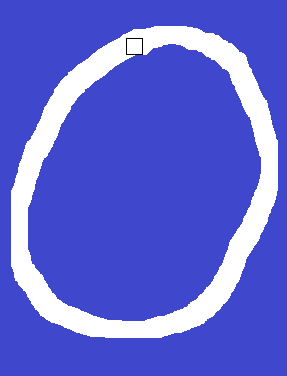
#> input picture LV6/Screenshot_6.png, 287 x 376 px
$ python Skripta_6_2.py
#> lines starting #> are read from the running program, lines starting #| are printed output that depends on the picture
from matplotlib import pyplot as plt
from skimage.transform import resize
from skimage import color
import matplotlib.image as mpimg
import numpy as np
import joblib
import os

# ucitaj sliku i prikazi ju
os.chdir("LV6")
filename = 'Screenshot_6.png'

img = mpimg.imread(filename)
#> img is the input picture: shape (376, 287, 4) float32; mean R, G, B, A 0.376, 0.406, 0.834, 1
img = color.rgb2gray(img)
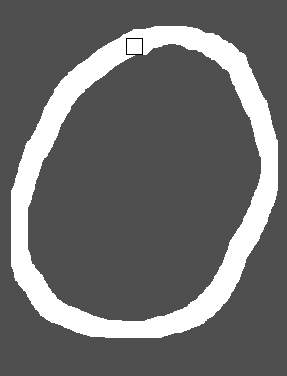
#> img: shape (376, 287) float32; min 0, max 1, mean 0.43
img = resize(img, (28, 28))
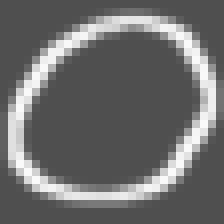
#> img: shape (28, 28) float32 (shown 8 times larger); min 0.312, max 0.984, mean 0.43

plt.figure()
plt.imshow(img, cmap=plt.get_cmap('gray'))
plt.show()


# TODO: prebacite sliku u vektor odgovarajuce velicine
img.resize(1,28*28)

# vrijednosti piksela kao float32
img = img.astype('float32')

# ucitavanje modela
filename = "NN_model.sav"
#> (the run stopped early here; a loop or call above may not have finished)

$ run again, with LV6/Screenshot_1.png copied over LV6/Screenshot_6.png
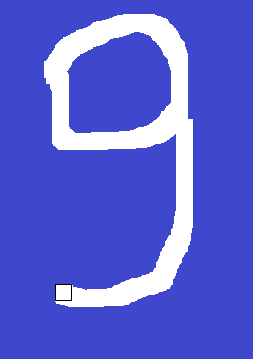
#> input picture LV6/Screenshot_1.png, 253 x 359 px
#> img is the input picture: shape (359, 253, 4) float32; mean R, G, B, A 0.358, 0.389, 0.829, 1
#> `img = color.rgb2gray(img)`:
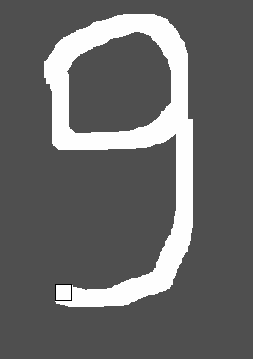
#> img: shape (359, 253) float32; min 0, max 1, mean 0.414
#> `img = resize(img, (28, 28))`:
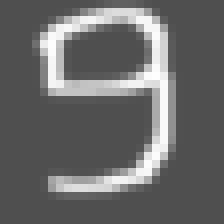
#> img: shape (28, 28) float32 (shown 8 times larger); min 0.312, max 0.996, mean 0.414
